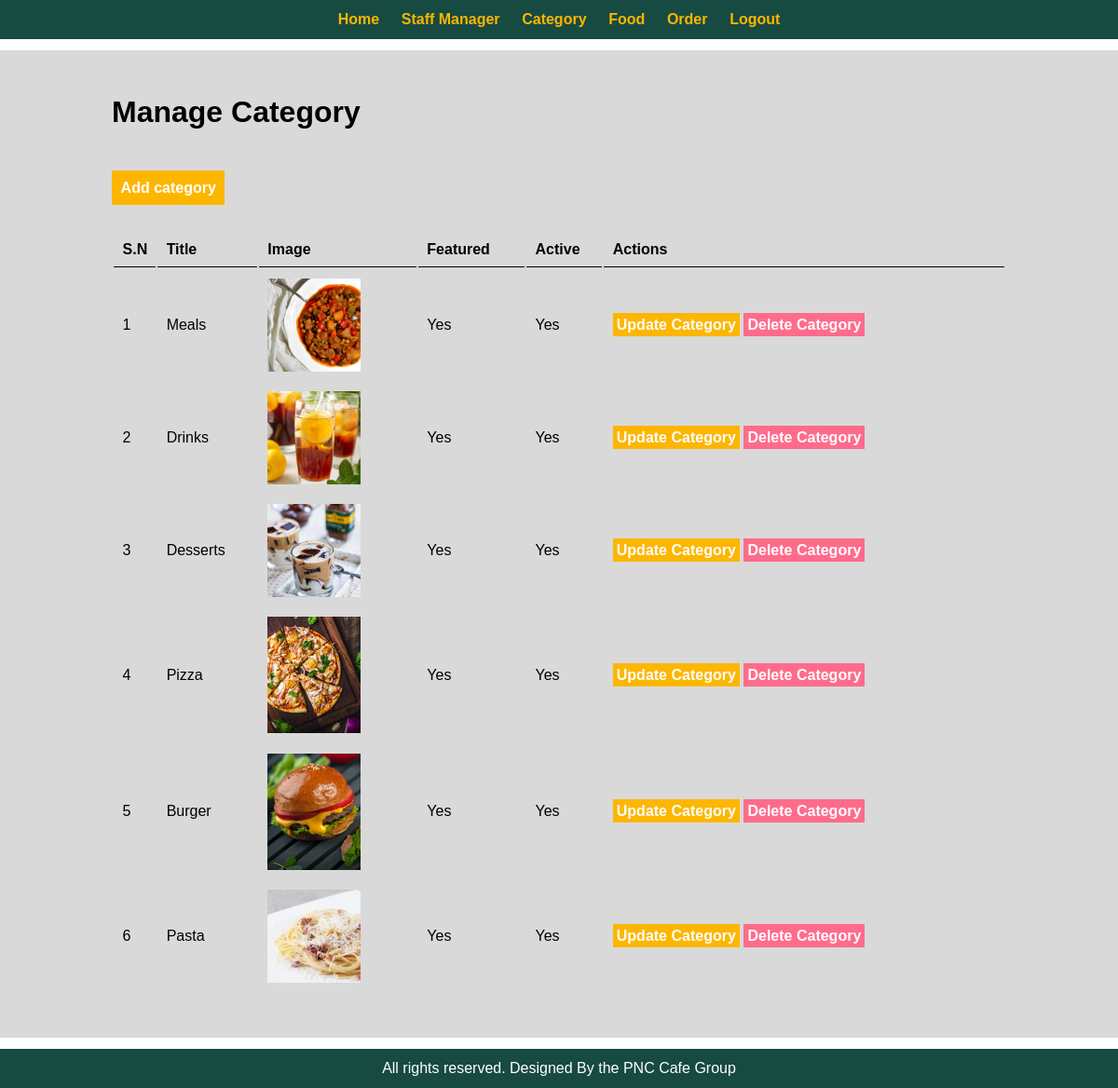
Page /admin/manage-category.php (signed in) on the committed database.
### tables this page shows
CREATE TABLE `tbl_category` (
  `id` int(10) UNSIGNED NOT NULL,
  `title` varchar(100) NOT NULL,
  `image_name` varchar(100) NOT NULL,
  `featured` varchar(10) NOT NULL,
  `active` varchar(10) NOT NULL
);

### admin/manage-category.php (the view, shortened to what this page needs)
<?php include('partials/menu.php'); ?>
            <div class="main-content">
            <div class=wrapper>
            <h1> Manage Category </h1> <br> <br>
          <br>
            <a href="<?php echo SITEURL;?>admin/add-category.php" class="btn-primary">Add category</a>
            <br><br><br>
               <table class="tbl-full">
                    <tr>
                         <th>S.N</th>
                         <th>Title</th>
                         <th>Image</th>
                         <th>Featured</th>
                         <th>Active</th>
                         <th>Actions</th>
                    </tr>
                    <?php
                         $sql ="SELECT  * FROM tbl_category";
                         $res=mysqli_query($conn, $sql);
                         $count=mysqli_num_rows($res);
                         $sn=1;
                         if($count>0) {
                              while($row=mysqli_fetch_assoc($res)) {
                                   $id = $row['id'];
                                   $title = $row['title'];
                                   $image_name = $row['image_name'];
                                   $featured = $row['featured'];
                                   $active = $row['active'];
                    ?>
                                   <tr>
                                        <td><?php echo $sn++; ?></td>
                                        <td><?php echo $title; ?></td>
                                        <td>
                                             <?php
                                                  if($image_name!="")     {
                                                       ?>
                                                       <img src="<?php echo SITEURL; ?>images/category/<?php echo $image_name;?>" width="100px">
                                                       <?php
                                                  } else {
                                                       echo "<div class='error'>Image Not Added.</div>";
                                                  }
                                             ?>
                                        </td>
                                        <td><?php echo $featured; ?></td>
                                        <td><?php echo $active; ?></td>
                                        <td>
                                             <a href="<?php echo SITEURL;?>admin/update-category.php?id=<?php echo $id; ?>" class="btn-primary">Update Category</a>
                                             <a href="<?php echo SITEURL; ?>/admin/delete-category.php?id=<?php echo $id; ?>&image_name=<?php echo $image_name;?>" class="btn-danger">Delete Category</a>
                                        </td>
                                   </tr>
                    <?php
                              }
                    } ?>
               </table>
     </div>
 </div>
<?php include('partials/footer.php'); ?>

### css/admin.css (style rules this page uses)
* { margin: 0 0; padding: 0 0; font-family: Arial, Helvetica, sans-serif; }
.wrapper { padding: 1%; width: 80%; margin: 0 auto; }
.tbl-full { width: 100%; }
table tr th { border-bottom: 1px solid black; padding: 1%; text-align: left; }
table tr td { padding: 1%; margin-right: 2% auto; }
.btn-primary { background-color: #FDB600; padding: 1%; color: white; text-decoration: none; font-weight: bold; width: 20%; }
.btn-danger { background-color: #ff6b8b; padding: 1%; color: white; text-decoration: none; font-weight: bold; width: 20%; text-align: center; }
.main-content { margin: 1% 0; background-color: #d9d9d9; padding: 3% 0; }

### rows in the picture
tbl_category: title "Meals", image_name (picture), featured "Yes", active "Yes"
tbl_category: title "Drinks", image_name (picture), featured "Yes", active "Yes"
tbl_category: title "Desserts", image_name (picture), featured "Yes", active "Yes"
tbl_category: title "Pizza", image_name (picture), featured "Yes", active "Yes"
tbl_category: title "Burger", image_name (picture), featured "Yes", active "Yes"
tbl_category: title "Pasta", image_name (picture), featured "Yes", active "Yes"
